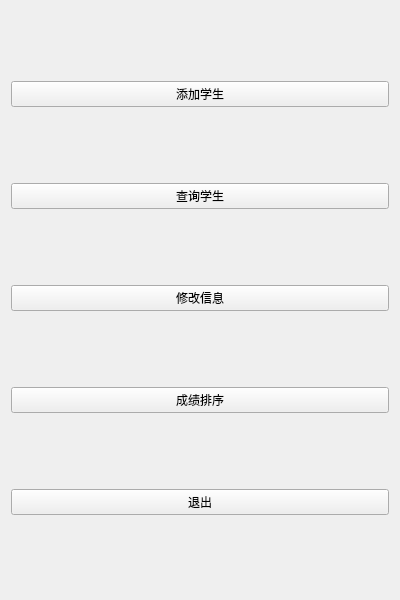
<?xml version="1.0" encoding="UTF-8"?>
<ui version="4.0">
 <class>MenuWidget</class>
 <widget class="QWidget" name="MenuWidget">
  <property name="geometry">
   <rect>
    <x>0</x>
    <y>0</y>
    <width>400</width>
    <height>600</height>
   </rect>
  </property>
  <property name="sizePolicy">
   <sizepolicy hsizetype="Fixed" vsizetype="Fixed">
    <horstretch>0</horstretch>
    <verstretch>0</verstretch>
   </sizepolicy>
  </property>
  <property name="minimumSize">
   <size>
    <width>400</width>
    <height>600</height>
   </size>
  </property>
  <property name="maximumSize">
   <size>
    <width>400</width>
    <height>600</height>
   </size>
  </property>
  <property name="windowTitle">
   <string>Form</string>
  </property>
  <layout class="QVBoxLayout" name="verticalLayout">
   <item>
    <widget class="QPushButton" name="btn_add">
     <property name="text">
      <string>添加学生</string>
     </property>
    </widget>
   </item>
   <item>
    <widget class="QPushButton" name="btn_select">
     <property name="text">
      <string>查询学生</string>
     </property>
    </widget>
   </item>
   <item>
    <widget class="QPushButton" name="btn_modify">
     <property name="text">
      <string>修改信息</string>
     </property>
    </widget>
   </item>
   <item>
    <widget class="QPushButton" name="btn_sort">
     <property name="text">
      <string>成绩排序</string>
     </property>
    </widget>
   </item>
   <item>
    <widget class="QPushButton" name="btn_exit">
     <property name="text">
      <string>退出</string>
     </property>
    </widget>
   </item>
  </layout>
 </widget>
 <resources/>
 <connections/>
</ui>
